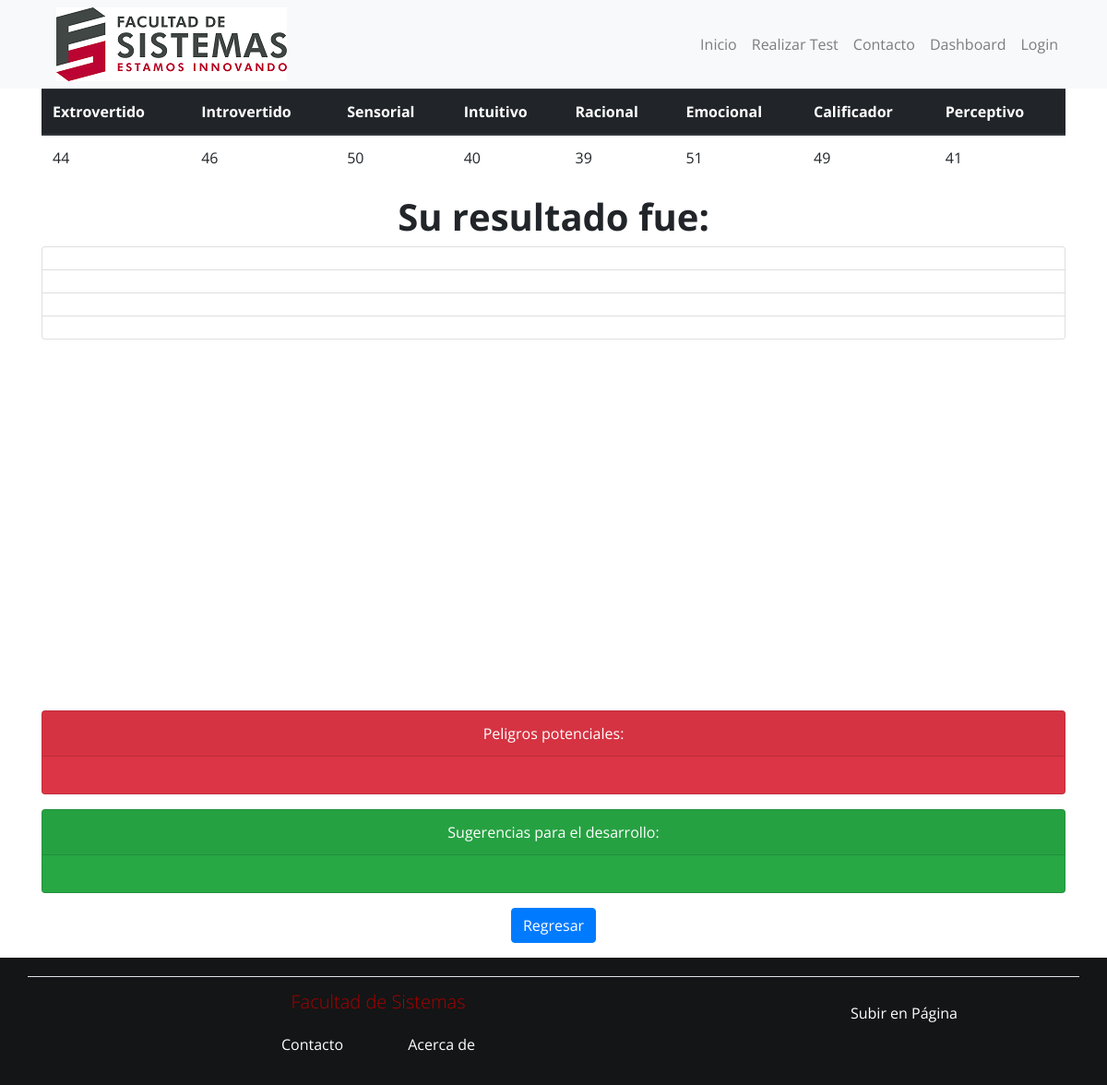
The app's page /details_mbti.php?id=14253221 with its own data.
### tables this page shows
CREATE TABLE `resultado_mbti` (
  `Matricula` int(11) NOT NULL,
  `SumaExtroversion` int(11) NOT NULL,
  `SumaIntroversion` int(11) NOT NULL,
  `SumaSensorial` int(11) NOT NULL,
  `SumaIntuitivo` int(11) NOT NULL,
  `SumaRacional` int(11) NOT NULL,
  `SumaEmocional` int(11) NOT NULL,
  `SumaCalificador` int(11) NOT NULL,
  `SumaPerceptivo` int(11) NOT NULL,
  `Status` int(11) DEFAULT NULL
);

### details_mbti.php (the view, shortened to what this page needs)
<?php
$id = null;
if (!empty($_GET['id'])) {
	$id = $_REQUEST['id'];
}
if (null == $id) {
	header("Location: index.php");
} else {
	$pdo = Database::connect();
	$pdo->setAttribute(PDO::ATTR_ERRMODE, PDO::ERRMODE_EXCEPTION);
	$sql = "SELECT * FROM resultado_mbti where Matricula = ?";
	$q = $pdo->prepare($sql);
	$q->execute(array($id));
	$data = $q->fetch(PDO::FETCH_ASSOC);
}
?>
<!DOCTYPE HTML>
<html>
<head>
    <link rel="stylesheet" href="./css/bootstrap.min.css">
    <link rel="stylesheet" href="https://use.fontawesome.com/releases/v5.5.0/css/all.css"
>
    <link rel="stylesheet" href="./css/estilos.css">
    <link rel="stylesheet" href="./css/datatables.min.css">
</head>
<body>
    <header>
        <nav class="navbar navbar-expand-lg navbar-light bg-light">
            <div class="container">
                <a class="navbar-brand" href="#">
                    <a href="index.php"><img src="./img/logo.png" alt=""></a>
                </a>
                <div class="collapse navbar-collapse btns" id="navbarSupportedContent">
                    <ul class="navbar-nav mr-auto w-100 justify-content-end">
                        <li class="nav-item">
                            <a class="nav-link" href="index.php">Inicio</a>
                        </li>
                        <li class="nav-item">
                            <a class="nav-link" href="test_launcher.php">Realizar Test</a>
                        </li>
                        <li class="nav-item">
                            <a class="nav-link" href="contact.php">Contacto</a>
                        </li>
                        <li class="nav-item">
                            <a class="nav-link" href="dashboard.php">Dashboard</a>
                        </li>
                        <?php
                            if(isset($_SESSION["expediente"]) || isset($_SESSION["admin"]))
                            {
                                echo '<li class="nav-item"><a class="nav-link" href="logout.php">Logout</a></li>';
                            }
                            else
                            {
                                echo '<li class="nav-item"><a class="nav-link" href="login.php">Login</a></li>';
                            }
                        ?>
                    </ul>
                </div>
            </div>
        </nav>
    </header>
    <div class="container">
        <table class="table">
            <thead class="thead-dark">
                <tr>
                    <th>Extrovertido</th>
                    <th>Introvertido</th>
                    <th>Sensorial</th>
                    <th>Intuitivo</th>
                    <th>Racional</th>
                    <th>Emocional</th>
                    <th>Calificador</th>
                    <th>Perceptivo</th>
                </tr>
            </thead>
            <tbody>
                <tr>
                    <td>
                        <?php echo $data['SumaExtroversion']?>
                    </td>
                    <td>
                        <?php echo $data['SumaIntroversion']?>
                    </td>
                    <td>
                        <?php echo $data['SumaSensorial']?>
                    </td>
                    <td>
                        <?php echo $data['SumaIntuitivo']?>
                    </td>
                    <td>
                        <?php echo $data['SumaRacional']?>
                    </td>
                    <td>
                        <?php echo $data['SumaEmocional']?>
                    </td>
                    <td>
                        <?php echo $data['SumaCalificador']?>
                    </td>
                    <td>
                        <?php echo $data['SumaPerceptivo']?>
                    </td>
                </tr>
            </tbody>
        </table>
        <div class="text-center">
            <h1><b>Su resultado fue:
                    <?php echo $data['Resultado']?></b></h1>
            <ul class="list-group">
                <li class="list-group-item">
                </li>
                <li class="list-group-item">
                </li>
                <li class="list-group-item">
                </li>
                <li class="list-group-item">
                </li>
            </ul>
        </div>
    </div>
    <div id="chartContainer" style="height: 370px; width: 100%;" class="mt-3"></div>
    <div class="container text-center">
    <div class="card mt-3 text-white bg-danger">
            <div class="card-header">Peligros potenciales:</div>
            <div class="card-body">
            </div>
        </div>
        <div class="card mt-3 text-white bg-success">
            <div class="card-header">Sugerencias para el desarrollo:</div>
            <div class="card-body">
            </div>
        </div>
        <button class="btn btn-primary mt-3" onclick="location.href='index.php';">Regresar</button>
    </div>
    <footer>
        <div class="footer-content mt-3">
            <div class="container">
                <div class="row border-top">
                    <div class="col-md-8 footer-item">
                        <h3 class="titulo">Facultad de Sistemas</h3>
                        <a href="contact.php" class="btn btn-link">Contacto</a>
                        <a href="about.php" class="btn btn-link">Acerca de</a>
                    </div>
                    <div class="col-md-4 footer-item">
                        <a href="#" class="btn btn-link">Subir en Página</a>
                    </div>
                </div>
            </div>
        </div>
    </footer>
</body>
</html>

### css/estilos.css (style rules this page uses)
* { margin: 0; padding: 0; }
body { font-family: "Open Sans", Arial, Sans-serif; font-size: 16px; background-color: #fff; }
footer .footer-content { background: #141516; padding: 20px; color: #fff; }
footer .footer-content .footer-item { text-align: center; padding-top: 15px; color: #fff; }
footer .footer-content .footer-item .titulo { color: #aa0000; font-size: 20px; font-weight: 300; margin-bottom: 10px; }
footer .footer-content a { font-size: 16px; margin: 5px 20px; color: #fff; }

### records on screen
resultado_mbti: SumaExtroversion "44", SumaIntroversion "46", SumaSensorial "50", SumaIntuitivo "40", SumaRacional "39", SumaEmocional "51", SumaCalificador "49", SumaPerceptivo "41"
